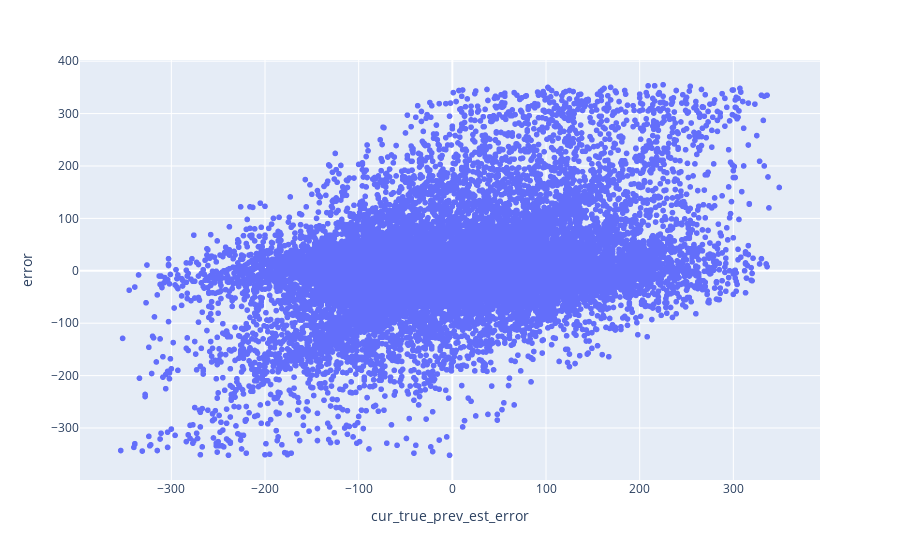

Write notebook code for a chart like this one.
### Code cell
import plotly.express as px
fig = px.scatter(data[data["motion_coherence"] == 0.06][data["prior_std"] == 80], x = "cur_true_prev_est_error", y = "error")
fig.show()

### Figure 1 — Plotly figure (JSON) as saved in the notebook; plotly's stock layout.template omitted (floating-point values rounded to 4 significant figures; data arrays with more than 128 entries replaced by an {"elided": "..."} marker saying what was removed)
{"data": [{"hovertemplate": "cur_true_prev_est_error=%{x}<br>error=%{y}<extra></extra>", "legendgroup": "", "marker": {"color": "#636efa", "symbol": "circle"}, "mode": "markers", "name": "", "showlegend": false, "type": "scattergl", "x": {"elided": "16665 int values"}, "xaxis": "x", "y": {"elided": "16665 int values"}, "yaxis": "y"}], "layout": {"legend": {"tracegroupgap": 0}, "margin": {"t": 60}, "xaxis": {"anchor": "y", "domain": [0, 1], "title": {"text": "cur_true_prev_est_error"}}, "yaxis": {"anchor": "x", "domain": [0, 1], "title": {"text": "error"}}}}
